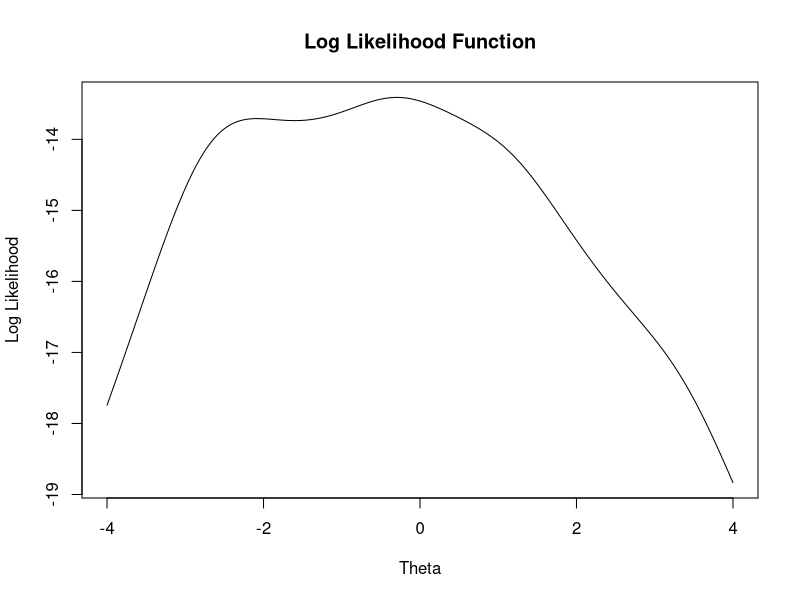
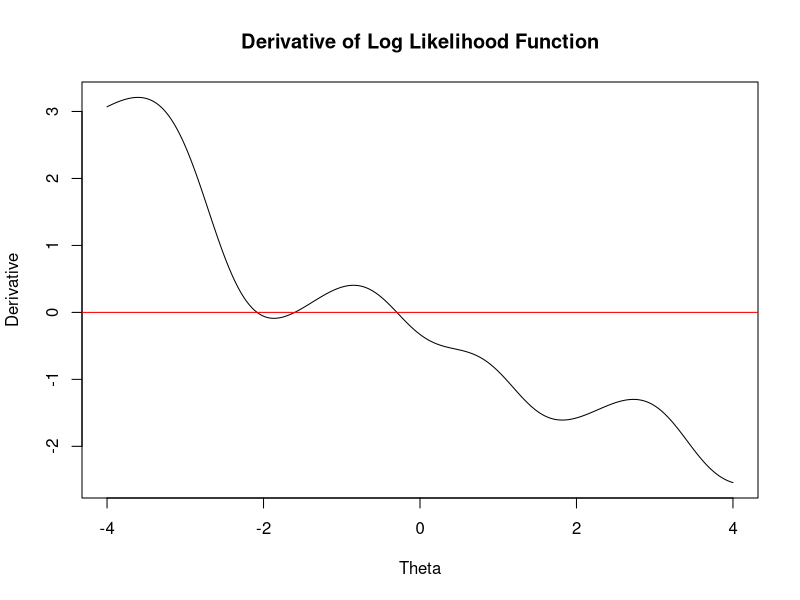

R code for these plots, in order:
x <- c(-2.8,3.4,1.2,-0.3,-2.6)

# Define the range of theta
theta <- seq(-4, 4, length.out = 1000)

# Define the log likelihood function
log_likelihood <- function(x, theta) {
  n <- length(x)
  return(-n * log(pi) - sum(log(1 + (x - theta)^2)))
}

# First derivative
derivative <- function(x, theta) {
  return(sum(2 * (x - theta) / (1 + (x - theta)^2)))
}

# Second derivative
derivative_second <- function(x, theta) {
  return(sum(2 * ((x - theta)^2 - 1) / (1 + (x - theta)^2)^2))
}

# Calculate the log likelihood and its derivative for each theta
log_likelihood_values <- sapply(theta, log_likelihood, x = x)
derivative_values <- sapply(theta, derivative, x = x)

# Plot the log likelihood function
plot(theta, log_likelihood_values, type = "l", main = "Log Likelihood Function", xlab = "Theta", ylab = "Log Likelihood")
abline(h = 0, col = "red")

# Plot the derivative of the log likelihood function
plot(theta, derivative_values, type = "l", main = "Derivative of Log Likelihood Function", xlab = "Theta", ylab = "Derivative")
abline(h = 0, col = "red")


# Newton Raphson function
newton_raphson <- function (x, inital_theta) {
  tol <- 1e-6
  new_theta <- inital_theta
  #old_theta <- inital_theta + 2
  #while ( abs(new_theta - old_theta) > tol) {
  #  old_theta <- new_theta
  #  new_theta <- old_theta - derivative(x, old_theta) / (derivative_second(x, old_theta) + 1e-6)
  #}
  for (i in 1:10000) {
    old_theta <- new_theta
    new_theta <- old_theta - derivative(x, old_theta) / (derivative_second(x, old_theta) + 1e-8)
    if ( abs(new_theta - old_theta) > tol ) {
      break
    }
  }
  #cat("The estimated theta is:", new_theta, "\n")
  return(new_theta)
}

# Perform a multi-start strategy that is running the Newton Raphson function multiple times
# from different randomly chosen starting points and then selecting the best solution.

multi_start_strategy <- function(x, num_starts, lower_bound, upper_bound) {
  set.seed(123)
  # Generate random starting values
  theta_initial_values <- seq(lower_bound, upper_bound, length.out = num_starts)
  # Apply newton_raphson method to each starting values
  theta_opt_values <- sapply(theta_initial_values, newton_raphson, x = x)

  # Evaluate the log_likelihood function at each optimized theta value
  log_likelihood_opt_values <- sapply(theta_opt_values, log_likelihood, x = x)

  # Find the theta value that gives the maximum log-likelihood
  theta_global_max <- theta_opt_values[which.max(log_likelihood_opt_values)]
  log_likelihood_max <- log_likelihood(x, theta_global_max)
  cat("The theta value that gives the global maximun of the log_likelihood function is: ", theta_global_max, "\n")
  cat("Global maximun of the log_likelihood function is: ", log_likelihood_max,"\n")
}

